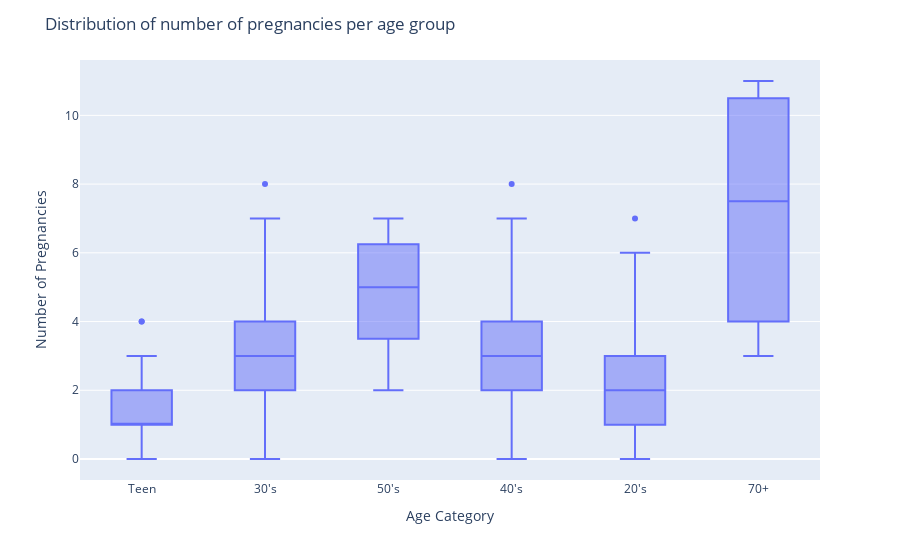

The cell this chart's notebook holds for it:
### Code cell
age_preg_bar = px.box(df, x="age_cat", y="Num of pregnancies", points="outliers",
                      category_orders=["Teenager", "Twenties", "Thirties", "Forties", "Fifties",
                                       "Seventy and over"])
age_preg_bar.update_xaxes(title="Age Category")
age_preg_bar.update_yaxes(title="Number of Pregnancies")
age_preg_bar.update_layout(title="Distribution of number of pregnancies per age group")
age_preg_bar.show()

### Figure 1 — Plotly figure (JSON) as saved in the notebook; plotly's stock layout.template omitted (floating-point values rounded to 4 significant figures; data arrays with more than 128 entries replaced by an {"elided": "..."} marker saying what was removed)
{"data": [{"alignmentgroup": "True", "boxpoints": "outliers", "hovertemplate": "age_cat=%{x}<br>Num of pregnancies=%{y}<extra></extra>", "legendgroup": "", "marker": {"color": "#636efa"}, "name": "", "notched": false, "offsetgroup": "", "orientation": "v", "showlegend": false, "type": "box", "x": {"elided": "835 str values"}, "x0": " ", "xaxis": "x", "y": {"elided": "835 int values"}, "y0": " ", "yaxis": "y"}], "layout": {"boxmode": "group", "legend": {"tracegroupgap": 0}, "margin": {"t": 60}, "title": {"text": "Distribution of number of pregnancies per age group"}, "xaxis": {"anchor": "y", "domain": [0, 1], "title": {"text": "Age Category"}}, "yaxis": {"anchor": "x", "domain": [0, 1], "title": {"text": "Number of Pregnancies"}}}}
